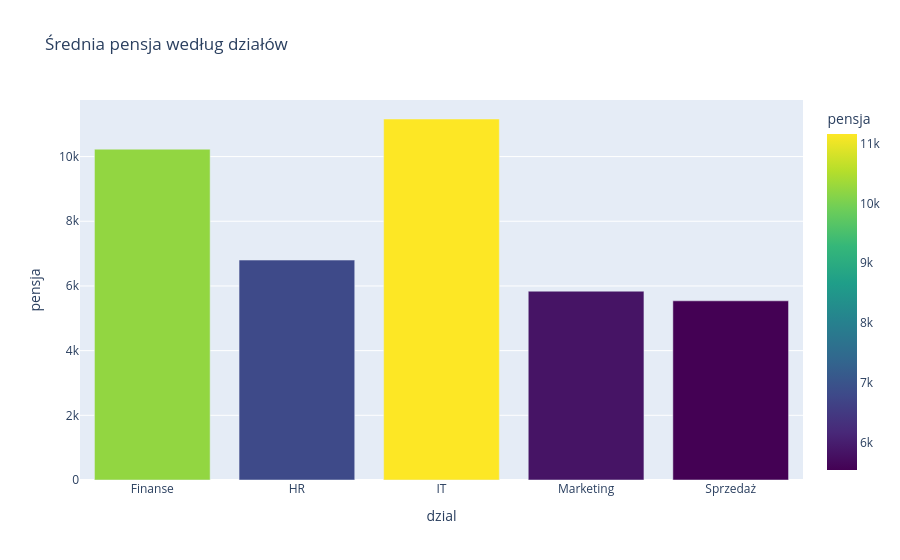

Notebook cell for this chart:
### Markdown cell above
### 2.3 Bar plot

### Code cell
# Bar plot - średnia pensja według działów
avg_pensja = df_prac.groupby('dzial')['pensja'].mean().reset_index()

fig = px.bar(avg_pensja,
             x='dzial',
             y='pensja',
             title='Średnia pensja według działów',
             color='pensja',              # Kolor według wysokości
             color_continuous_scale='Viridis')  # Paleta

fig.show()

### Figure 1 — Plotly figure (JSON) as saved in the notebook; plotly's stock layout.template omitted (floating-point values rounded to 4 significant figures)
{"data": [{"hovertemplate": "dzial=%{x}<br>pensja=%{marker.color}<extra></extra>", "legendgroup": "", "marker": {"color": [10230.0, 6800.0, 11160.0, 5838.0, 5540.0], "coloraxis": "coloraxis", "pattern": {"shape": ""}}, "name": "", "orientation": "v", "showlegend": false, "textposition": "auto", "type": "bar", "x": ["Finanse", "HR", "IT", "Marketing", "Sprzedaż"], "xaxis": "x", "y": [10230.0, 6800.0, 11160.0, 5838.0, 5540.0], "yaxis": "y"}], "layout": {"barmode": "relative", "coloraxis": {"autocolorscale": false, "colorbar": {"title": {"text": "pensja"}}, "colorscale": [[0, "#440154"], [0.1111, "#482878"], [0.2222, "#3e4989"], [0.3333, "#31688e"], [0.4444, "#26828e"], [0.5556, "#1f9e89"], [0.6667, "#35b779"], [0.7778, "#6ece58"], [0.8889, "#b5de2b"], [1, "#fde725"]]}, "legend": {"tracegroupgap": 0}, "title": {"text": "Średnia pensja według działów"}, "xaxis": {"anchor": "y", "domain": [0, 1], "title": {"text": "dzial"}}, "yaxis": {"anchor": "x", "domain": [0, 1], "title": {"text": "pensja"}}}}
